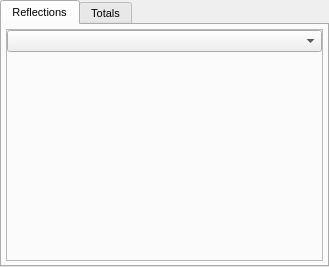
<?xml version="1.0" encoding="UTF-8"?>
<ui version="4.0">
 <class>BraggModuleWidget</class>
 <widget class="QWidget" name="BraggModuleWidget">
  <property name="geometry">
   <rect>
    <x>0</x>
    <y>0</y>
    <width>329</width>
    <height>267</height>
   </rect>
  </property>
  <property name="sizePolicy">
   <sizepolicy hsizetype="Expanding" vsizetype="Expanding">
    <horstretch>0</horstretch>
    <verstretch>0</verstretch>
   </sizepolicy>
  </property>
  <property name="font">
   <font>
    <pointsize>8</pointsize>
   </font>
  </property>
  <property name="windowTitle">
   <string>Bragg Controls</string>
  </property>
  <layout class="QVBoxLayout" name="verticalLayout_2">
   <property name="spacing">
    <number>0</number>
   </property>
   <property name="leftMargin">
    <number>0</number>
   </property>
   <property name="topMargin">
    <number>0</number>
   </property>
   <property name="rightMargin">
    <number>0</number>
   </property>
   <property name="bottomMargin">
    <number>0</number>
   </property>
   <item>
    <widget class="QTabWidget" name="Tabs">
     <property name="currentIndex">
      <number>0</number>
     </property>
     <widget class="QWidget" name="ReflectionsTab">
      <attribute name="title">
       <string>Reflections</string>
      </attribute>
      <layout class="QHBoxLayout" name="horizontalLayout">
       <property name="spacing">
        <number>4</number>
       </property>
       <property name="leftMargin">
        <number>4</number>
       </property>
       <property name="topMargin">
        <number>4</number>
       </property>
       <property name="rightMargin">
        <number>4</number>
       </property>
       <property name="bottomMargin">
        <number>4</number>
       </property>
       <item>
        <widget class="QFrame" name="ReflectionsPlotFrame">
         <property name="sizePolicy">
          <sizepolicy hsizetype="Expanding" vsizetype="Expanding">
           <horstretch>6</horstretch>
           <verstretch>0</verstretch>
          </sizepolicy>
         </property>
         <property name="acceptDrops">
          <bool>true</bool>
         </property>
         <property name="frameShape">
          <enum>QFrame::StyledPanel</enum>
         </property>
         <property name="frameShadow">
          <enum>QFrame::Sunken</enum>
         </property>
         <layout class="QVBoxLayout" name="verticalLayout_3">
          <property name="spacing">
           <number>0</number>
          </property>
          <property name="leftMargin">
           <number>0</number>
          </property>
          <property name="topMargin">
           <number>0</number>
          </property>
          <property name="rightMargin">
           <number>0</number>
          </property>
          <property name="bottomMargin">
           <number>0</number>
          </property>
          <item>
           <widget class="QComboBox" name="TargetCombo"/>
          </item>
          <item>
           <widget class="DataWidget" name="ReflectionsPlotWidget" native="true">
            <property name="sizePolicy">
             <sizepolicy hsizetype="Expanding" vsizetype="Expanding">
              <horstretch>0</horstretch>
              <verstretch>0</verstretch>
             </sizepolicy>
            </property>
           </widget>
          </item>
         </layout>
        </widget>
       </item>
      </layout>
     </widget>
     <widget class="QWidget" name="TotalsTab">
      <attribute name="title">
       <string>Totals</string>
      </attribute>
      <layout class="QVBoxLayout" name="verticalLayout">
       <property name="spacing">
        <number>4</number>
       </property>
       <property name="leftMargin">
        <number>4</number>
       </property>
       <property name="topMargin">
        <number>4</number>
       </property>
       <property name="rightMargin">
        <number>4</number>
       </property>
       <property name="bottomMargin">
        <number>4</number>
       </property>
       <item>
        <widget class="QFrame" name="TotalsPlotFrame">
         <property name="sizePolicy">
          <sizepolicy hsizetype="Expanding" vsizetype="Expanding">
           <horstretch>0</horstretch>
           <verstretch>0</verstretch>
          </sizepolicy>
         </property>
         <property name="acceptDrops">
          <bool>true</bool>
         </property>
         <property name="frameShape">
          <enum>QFrame::StyledPanel</enum>
         </property>
         <property name="frameShadow">
          <enum>QFrame::Sunken</enum>
         </property>
         <layout class="QHBoxLayout" name="horizontalLayout_6">
          <property name="spacing">
           <number>0</number>
          </property>
          <property name="leftMargin">
           <number>0</number>
          </property>
          <property name="topMargin">
           <number>0</number>
          </property>
          <property name="rightMargin">
           <number>0</number>
          </property>
          <property name="bottomMargin">
           <number>0</number>
          </property>
          <item>
           <widget class="DataWidget" name="TotalsPlotWidget" native="true"/>
          </item>
         </layout>
        </widget>
       </item>
      </layout>
     </widget>
    </widget>
   </item>
  </layout>
 </widget>
 <customwidgets>
  <customwidget>
   <class>DataWidget</class>
   <extends>QWidget</extends>
   <header>gui/datawidget.h</header>
   <container>1</container>
  </customwidget>
 </customwidgets>
 <resources>
  <include location="../../../gui/main.qrc"/>
 </resources>
 <connections/>
</ui>
